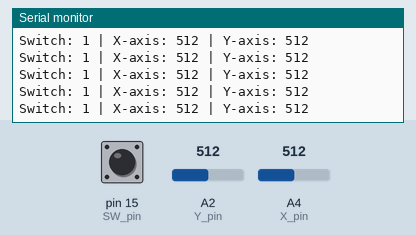
Recording of a sketch running on a simulated Arduino Uno, built with avr-gcc and run on an emulated ATmega328P. Shown: the last lines printed to the serial monitor. Inputs (shaded band) come from the test bench; at power-on: A2 (Y_pin) = 512, A4 (X_pin) = 512, pin 15 (SW_pin) HIGH.

Above: at 1.2 s.
1.3 s: A2 (Y_pin) set to 716
At 1.56 s:
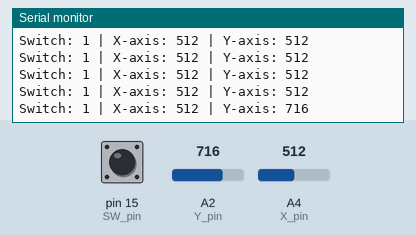
2.8 s: A4 (X_pin) set to 716
At 2.97 s:
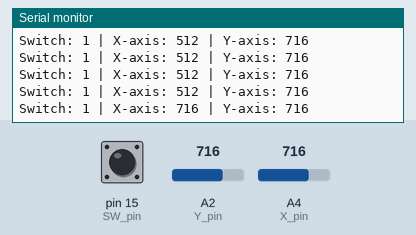
4.3 s: pin 15 (SW_pin) pulled LOW for 0.25 s
At 4.57 s:
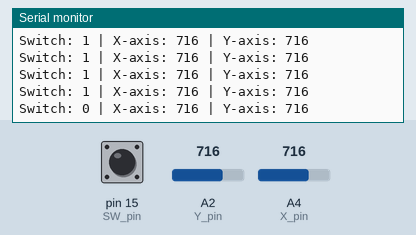
6.0 s: A2 (Y_pin) set to 900
At 6.18 s:
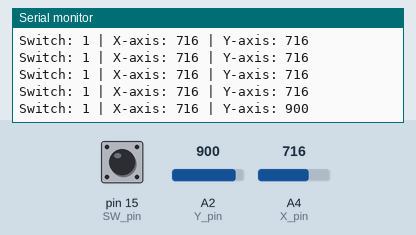
7.5 s: pin 15 (SW_pin) pulled LOW for 1 s
At 7.79 s:
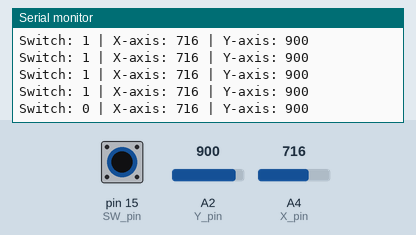
10.0 s: A4 (X_pin) set to 900
At 10.0 s:
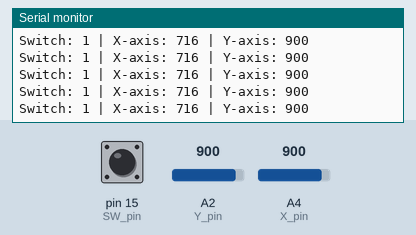
Timing chart, 0 to 12.5 s (numbered marks = the images above; inputs shaded):
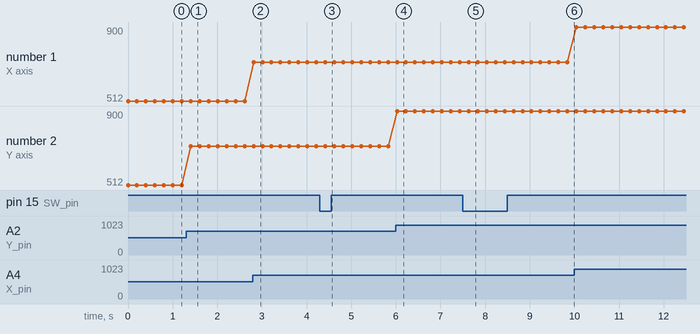

The sketch:

2_axis_joystick.ino
```cpp
const int X_pin = 4;
const int Y_pin = 2;
const int SW_pin = 15;

void setup() {
  // put your setup code here, to run once:
pinMode(SW_pin, INPUT);
digitalWrite(SW_pin,HIGH);
Serial.begin(9600);
}

void loop() {
  // put your main code here, to run repeatedly:
Serial.print("Switch: ");
Serial.print(digitalRead(SW_pin));
Serial.print(" | ");
Serial.print("X-axis: ");
Serial.print(analogRead(X_pin));
Serial.print(" | ");
Serial.print("Y-axis: ");
Serial.println(analogRead(Y_pin));
delay(200);
}
```

Measured:
- after the input at 1.3 s, the serial monitor: prints a new line after 0.11 s (image 1)
- after the input at 2.8 s, the serial monitor: prints a new line at once (image 2)
- after the input at 4.3 s, the serial monitor: prints a new line after 0.12 s (image 3)
- after the input at 6.0 s, the serial monitor: prints a new line at once (image 4)
- after the input at 7.5 s, the serial monitor: prints a new line after 0.13 s (image 5)
- plotted number 2: 512 → 716 after the input at 1.3 s, 716 → 900 after the input at 6.0 s
